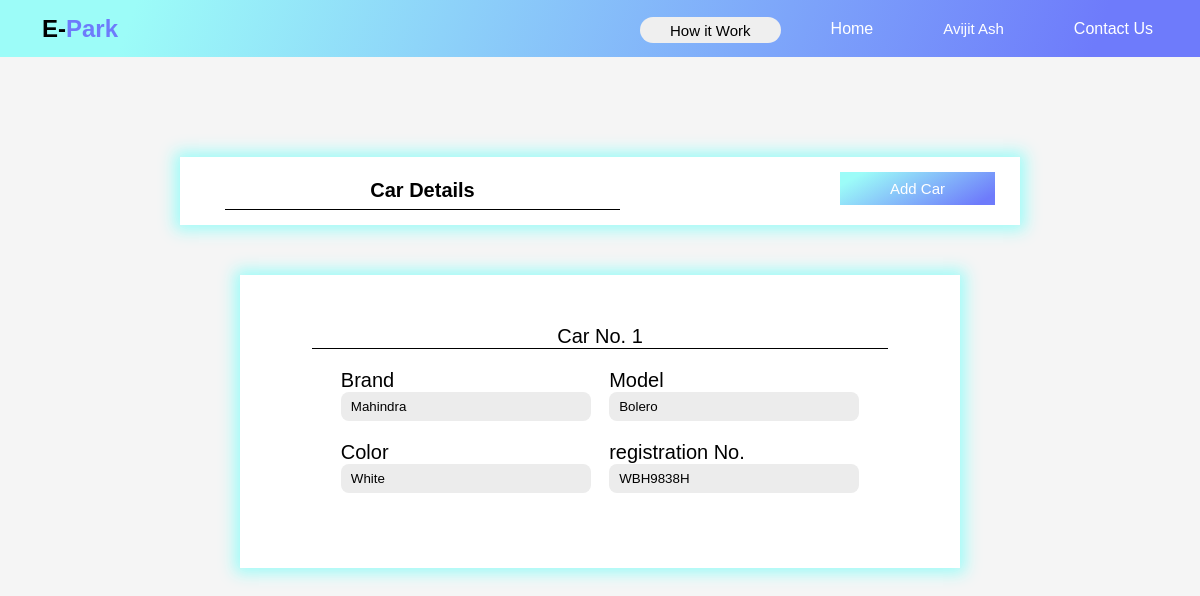
Page /cardetails.php (signed in) on the committed database.
### tables this page shows
CREATE TABLE `user` (
  `userid` int(11) NOT NULL,
  `user` varchar(20) NOT NULL,
  `email` varchar(50) NOT NULL,
  `pass` varchar(10) NOT NULL,
  `ph` varchar(13) NOT NULL,
  `gender` enum('Male','Female','Other') NOT NULL,
  `address` varchar(60) NOT NULL,
  `resettoken` varchar(50) DEFAULT NULL,
  `tokenexpire` date DEFAULT NULL
);

CREATE TABLE `car` (
  `carid` int(11) NOT NULL,
  `userid` int(11) NOT NULL,
  `brand` varchar(20) NOT NULL,
  `model` varchar(20) NOT NULL,
  `color` varchar(20) NOT NULL,
  `no` varchar(20) NOT NULL
);

### cardetails.php (the view, shortened to what this page needs)
<?php
include "base.php";
$userid = $_SESSION['id'];
$sql_car = "select *  from `car` where `userid`='$userid'";
$run_car = mysqli_query($con, $sql_car);
$check_car = mysqli_num_rows($run_car);
?>
<!DOCTYPE html>
<html lang="en">
<head>
    <link rel="stylesheet" href="css/back.css?v=<?php echo time(); ?>">
    <link rel="stylesheet" href="css/cardetails.css?v=<?php echo time(); ?>">
</head>
<body>
    <div class="main">
        <?php
        include "navbar.php";
        ?>
        <div class="box1">
            <h1>Car Details</h1>
            <form action="" method="post">
                <button id="car" name="car">Add Car</button>
            </form>
        </div>
        <div class="box2">
            <?php
            if ($check_car > 0) {
                for ($i = 1; $i <= $check_car; $i++) {
                    $val_car = mysqli_fetch_assoc($run_car);
                    ?>
                    <div class="car">
                        <span id="carspan" >Car No.
                            <?php echo " " . $i; ?>
                        </span>
                        <div class="input">
                            <div class="carleft">
                                <label for="brand">Brand</label>
                                <br>
                                <input type="text" class="inp" name="brand" id="brand" value="<?php echo $val_car['brand']; ?>"
                                    disabled>
                                <br>
                                <label for="color">Color</label>
                                <br>
                                <input type="text" class="inp" id="color" name="color" value="<?php echo $val_car['color']; ?>"
                                    disabled>
                            </div>
                            <div class="carright">
                                <label for="model">Model</label>
                                <br>
                                <input type="text" class="inp" id="model" name="model" value="<?php echo $val_car['model']; ?>"
                                    disabled>
                                <br>
                                <label for="number">registration No.</label>
                                <br>
                                <input type="text" class="inp" name="no" id="no" value="<?php echo $val_car['no']; ?>" disabled>
                            </div>
                        </div>
                    </div>
                    <?php
                }
            } else {
                ?>
            <div class="box3">
                <p>There are no car.</p>
            </div>
            <?php
            }
            ?>
        </div>
    </div>
</body>
</html>

### navbar.php (shortened to what this page needs)
<?php
include "base.php";
$pagehome = "index.php";
if (isset($_SESSION['role'])) {
    if ($_SESSION['role'] == 2) {
        $pagehome = "dashboard.php";
    }
}
$check = 0;
if (isset($_SESSION['id'])) {
    $id = $_SESSION['id'];
    $query = "select *  from `user` where `userid`='$id'";
    $run = mysqli_query($con, $query);
    $val = mysqli_fetch_assoc($run);
    $user = $val['user'];
    $check = 1;
}
?>
<!DOCTYPE html>
<html lang="en">
<head>
    <link rel="stylesheet" href="css/navbar.css?v=<?php echo time(); ?>">
</head>
<body>
    <div class="navbar">
        <h2>E-<span>Park</span></h2>
        <ul>
            <li><button id="how" onclick="openpopup()"> How it Work</button></li>
            <li><a href="<?php echo $pagehome; ?>">Home</a></li>
            <li>
                <?php
                if ($check == 0) {
                    ?>
                    <a href="login.php">Login</a>
                    <?php
                } else {
                    ?>
                    <button id="btn">
                        <?php echo $user; ?>
                    </button>
                    <?php
                }
                ?>
            </li>
            <li><a href="contactus.php">Contact Us</a></li>
        </ul>
    </div>
</body>
</html>

### css/back.css (style rules this page uses)
* { padding: 0; margin: 0; font-family: Arial, Helvetica, sans-serif; }
body { background-color: #f5f5f5; }
.main { position: absolute; width: 100%; height: 100%; background-color: #f5f5f5; background-size: 100%; background-position: center; }

### css/cardetails.css (style rules this page uses)
.box1 { width: 70%; margin: 100px auto; background-color: #ffffff; padding: 15px 25px; box-shadow: 0 0 15px 5px #9cfcf8; display: flex; justify-content: space-between; margin-bottom: 0; }
#car { padding: 8px 50px ; font-size: 15px; background: linear-gradient(150.6deg, rgba(156,252,248,1) 11.2%, rgba(110,123,251,1) 91.1%); color: #ffffff; border: 0; outline: none; }
h1 { font-size: 20px; width: 50%; border-bottom: 1px solid black; padding: 7px 0; text-align: center; margin-left: 20px; }
.box2 { width: 60%; margin: 50px auto; background-color: #ffffff; box-shadow: 0 0 15px 5px #9cfcf8; padding: 35px 0; }
.car { width: 80%; margin: 15px auto; font-size: 20px; margin-bottom: 20px; }
#carspan { display: block; width: 80%px; border-bottom: 1px solid black; text-align: center; margin-bottom: 20px; }
.input { width: 90%; display: flex; margin: 15px auto; justify-content: space-between; font-size: 20px; }
.inp { width: 250px; padding: 7px 10px; margin-bottom: 20px; border: 0; outline: none; background-color: #ececec; color: black; border-radius: 8px; }

### css/navbar.css (style rules this page uses)
* { padding: 0; margin: 0; box-sizing: border-box; }
.navbar { background: linear-gradient(109.6deg, rgba(156,252,248,1) 11.2%, rgba(110,123,251,1) 91.1%); height: 57px; width: 100%; display: flex; align-items: center; justify-content: space-between; padding: 0 1%; position: sticky; font-family: Arial, Helvetica, sans-serif; z-index: 2; }
h2 { color: black; padding-left: 30px; }
h2 span { color:#6e7bfb ; }
.navbar ul { list-style: none; display: flex; }
.navbar ul li { padding: 10px 15px; position: relative; }
.navbar ul li a { color: #ffffff; display: block; text-decoration: none; padding: 7px 20px; border-radius: 20px; transition: all 0.3s; }
#btn { font-size: 15px; color: #ffffff; padding: 7px 20px; background: transparent; border: 0; outline: none; border-radius: 20px; transition: all 0.3s; cursor: pointer; }
#how { padding: 5px 30px; height: 26px; border: 0; margin-top: 4px; outline: none; border-radius: 20px; font-size: 15px; cursor: pointer; }

### rows in the picture
user: user "Avijit Ash"
car: brand "Mahindra", color "White", model "Bolero", no "WBH9838H"
